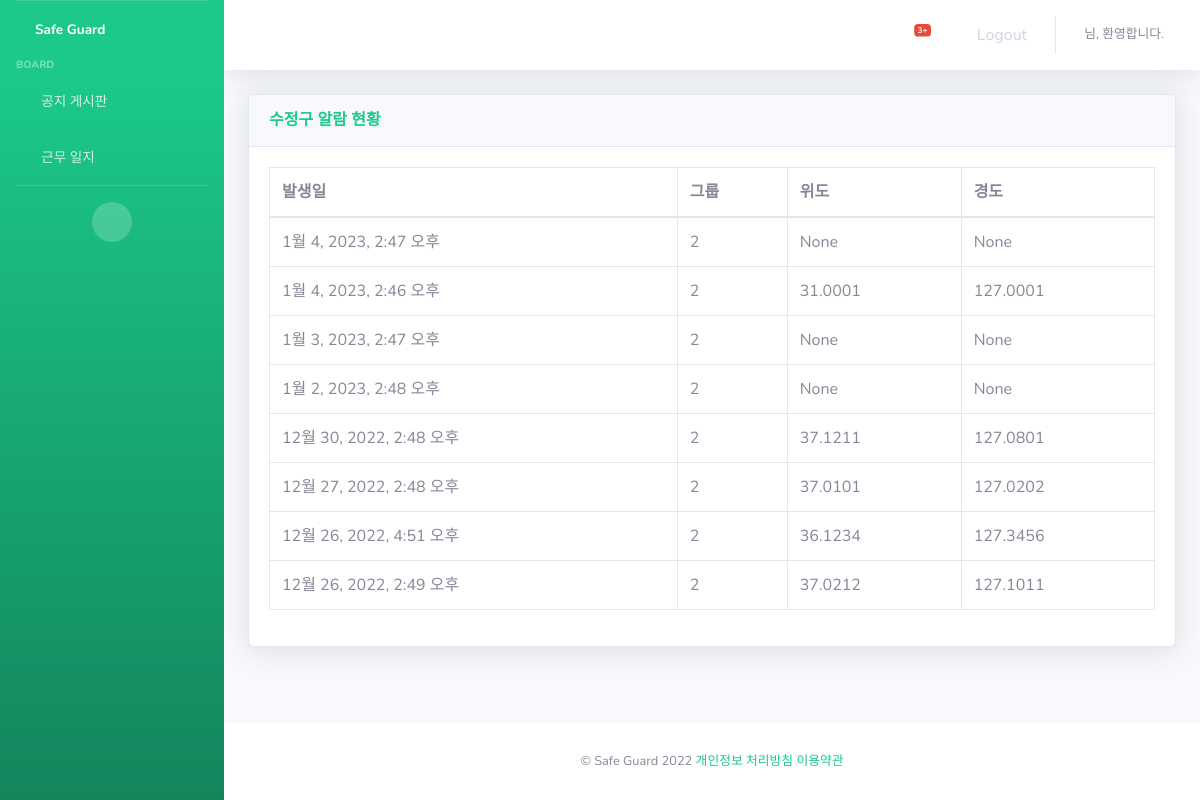
The app's page /dash/alarm_table/수정구 with its own data.
### safe/models.py (models this page shows, shortened)
class Alarm(models.Model):
    date=models.DateTimeField(null=True,blank=True) #알람 발생일
    alarm_level=models.IntegerField() #알람 단계
    alarm_id=models.CharField(max_length=200,primary_key=True)
    group_id =models.ForeignKey(Group,on_delete=models.CASCADE)
    model_id=models.ForeignKey(AI_Model,on_delete=models.CASCADE) #사용모델
    longitude=models.FloatField(null=True,blank=True)
    latitude=models.FloatField(null=True,blank=True)

### common/models.py (models this page shows)
class Group(models.Model):
    group_id=models.CharField(max_length=200,primary_key=True)
    job=models.CharField(max_length=200) #직무
    detail_locate=models.TextField(blank=True,null=True) #상세경로
    user_id=models.ForeignKey(User,on_delete=models.CASCADE) #근로자 아이디
    company_id=models.ForeignKey(Company,on_delete=models.CASCADE) #하청회사 아이디
    current=models.IntegerField() #현재인지 아닌지
    def __str__(self):
        return self.group_id

### dash/views.py (the view)
# urls.py: path('alarm_table/<str:dist_id>', views.alarm_table, name='alarm_table'),
def alarm_table(request,dist_id):
    company_list = Company.objects.filter(locate__exact=dist_id)
    group_list = Group.objects.filter(company_id__in=company_list)
    alarm_list = Alarm.objects.filter(group_id__in=group_list).order_by('-date')
    data = {'dist_id':dist_id, 'alarm_list':alarm_list}
    return render(request, 'dash/alarm_table.html', data)

### templates/dash/alarm_table.html (shortened to what this page needs)
{% extends 'base.html' %}
{% load static %}
{% block content %}
<div class="container-fluid">
    <div class="card shadow mb-4">
        <div class="card-header py-3">
            <h6 class="m-0 font-weight-bold text-success">{{dist_id}} 알람 현황</h6>
        </div>
        <div class="card-body">
            <div class="table-responsive" style="overflow-x:hidden">
                <table class="table table-bordered" id="dataTable" width="100%" cellspacing="0" >
                    <thead>
                        <tr>
                            <th>발생일</th>
                            <th>그룹</th>
                            <th>위도</th>
                            <th>경도</th>
                        </tr>
                    </thead>
                    <tbody>
                        {% for alarm in alarm_list %}
                        <tr>
                            <td>{{alarm.date}}</td>
                            <td>{{alarm.group_id}}</td>
                            <td>{{alarm.latitude}}</td>
                            <td>{{alarm.longitude}}</td>
                        </tr>
                        {% endfor %}
                    </tbody>
                </table>
            </div>
        </div>
    </div>
</div>
{% endblock %}

### records on screen
Alarm: date "1월 4, 2023, 2:47 오후", group_id "2", latitude "None", longitude "None"
Alarm: date "1월 4, 2023, 2:46 오후", group_id "2", latitude "31.0001", longitude "127.0001"
Alarm: date "1월 3, 2023, 2:47 오후", group_id "2", latitude "None", longitude "None"
Alarm: date "1월 2, 2023, 2:48 오후", group_id "2", latitude "None", longitude "None"
Alarm: date "12월 30, 2022, 2:48 오후", group_id "2", latitude "37.1211", longitude "127.0801"
Alarm: date "12월 27, 2022, 2:48 오후", group_id "2", latitude "37.0101", longitude "127.0202"
Alarm: date "12월 26, 2022, 4:51 오후", group_id "2", latitude "36.1234", longitude "127.3456"
Alarm: date "12월 26, 2022, 2:49 오후", group_id "2", latitude "37.0212", longitude "127.1011"

### other values on screen
{{ dist_id }} "수정구"
